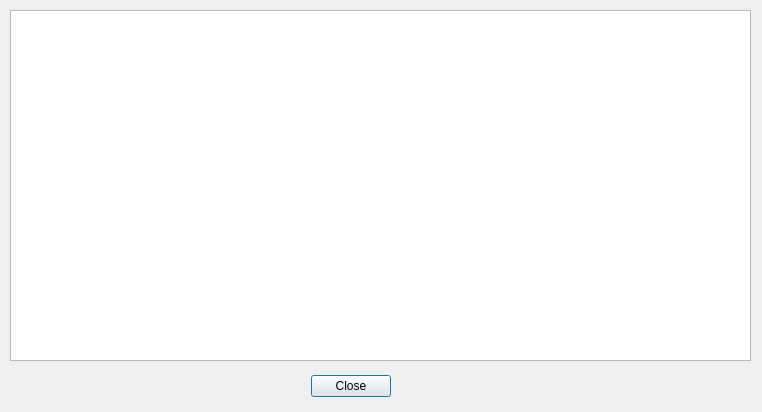
<?xml version="1.0" encoding="UTF-8"?>
<ui version="4.0">
 <class>LogFile</class>
 <widget class="QDialog" name="LogFile">
  <property name="geometry">
   <rect>
    <x>0</x>
    <y>0</y>
    <width>762</width>
    <height>412</height>
   </rect>
  </property>
  <property name="windowTitle">
   <string>Dialog</string>
  </property>
  <widget class="QDialogButtonBox" name="buttonBox">
   <property name="geometry">
    <rect>
     <x>90</x>
     <y>370</y>
     <width>301</width>
     <height>32</height>
    </rect>
   </property>
   <property name="orientation">
    <enum>Qt::Horizontal</enum>
   </property>
   <property name="standardButtons">
    <set>QDialogButtonBox::Close</set>
   </property>
  </widget>
  <widget class="QTextEdit" name="Log">
   <property name="geometry">
    <rect>
     <x>10</x>
     <y>10</y>
     <width>741</width>
     <height>351</height>
    </rect>
   </property>
   <property name="font">
    <font>
     <family>Courier 10 Pitch</family>
     <pointsize>10</pointsize>
    </font>
   </property>
   <property name="documentTitle">
    <string>Log file</string>
   </property>
   <property name="lineWrapMode">
    <enum>QTextEdit::NoWrap</enum>
   </property>
   <property name="readOnly">
    <bool>true</bool>
   </property>
  </widget>
 </widget>
 <resources/>
 <connections>
  <connection>
   <sender>buttonBox</sender>
   <signal>accepted()</signal>
   <receiver>LogFile</receiver>
   <slot>accept()</slot>
   <hints>
    <hint type="sourcelabel">
     <x>248</x>
     <y>254</y>
    </hint>
    <hint type="destinationlabel">
     <x>157</x>
     <y>274</y>
    </hint>
   </hints>
  </connection>
  <connection>
   <sender>buttonBox</sender>
   <signal>rejected()</signal>
   <receiver>LogFile</receiver>
   <slot>reject()</slot>
   <hints>
    <hint type="sourcelabel">
     <x>316</x>
     <y>260</y>
    </hint>
    <hint type="destinationlabel">
     <x>286</x>
     <y>274</y>
    </hint>
   </hints>
  </connection>
 </connections>
</ui>
